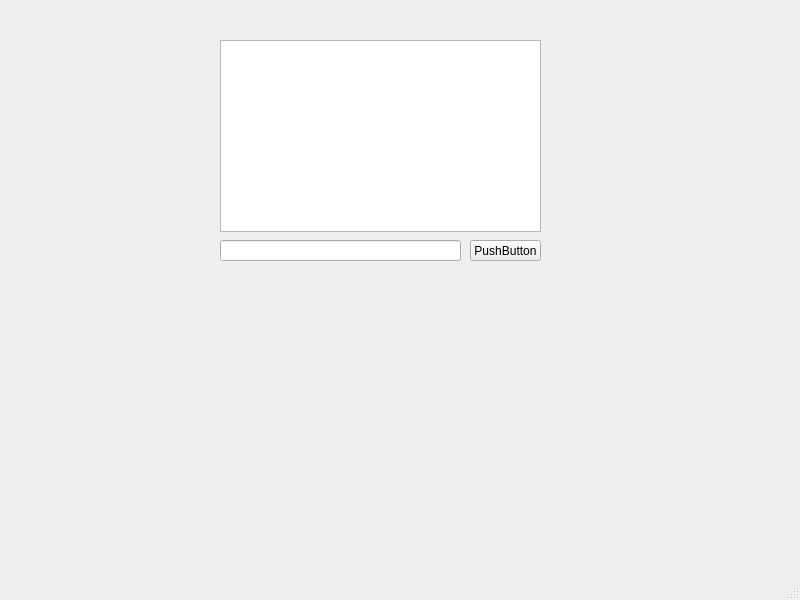
<?xml version="1.0" encoding="UTF-8"?>
<ui version="4.0">
 <class>MainWindow</class>
 <widget class="QMainWindow" name="MainWindow">
  <property name="geometry">
   <rect>
    <x>0</x>
    <y>0</y>
    <width>800</width>
    <height>600</height>
   </rect>
  </property>
  <property name="windowTitle">
   <string>MainWindow</string>
  </property>
  <widget class="QWidget" name="centralwidget">
   <widget class="QLineEdit" name="lineEdit">
    <property name="geometry">
     <rect>
      <x>220</x>
      <y>240</y>
      <width>241</width>
      <height>21</height>
     </rect>
    </property>
   </widget>
   <widget class="QTextBrowser" name="textBrowser">
    <property name="geometry">
     <rect>
      <x>220</x>
      <y>40</y>
      <width>321</width>
      <height>192</height>
     </rect>
    </property>
   </widget>
   <widget class="QPushButton" name="pushButton">
    <property name="geometry">
     <rect>
      <x>470</x>
      <y>240</y>
      <width>71</width>
      <height>21</height>
     </rect>
    </property>
    <property name="text">
     <string>PushButton</string>
    </property>
   </widget>
  </widget>
  <widget class="QMenuBar" name="menubar">
   <property name="geometry">
    <rect>
     <x>0</x>
     <y>0</y>
     <width>800</width>
     <height>21</height>
    </rect>
   </property>
  </widget>
  <widget class="QStatusBar" name="statusbar"/>
 </widget>
 <resources/>
 <connections/>
</ui>
